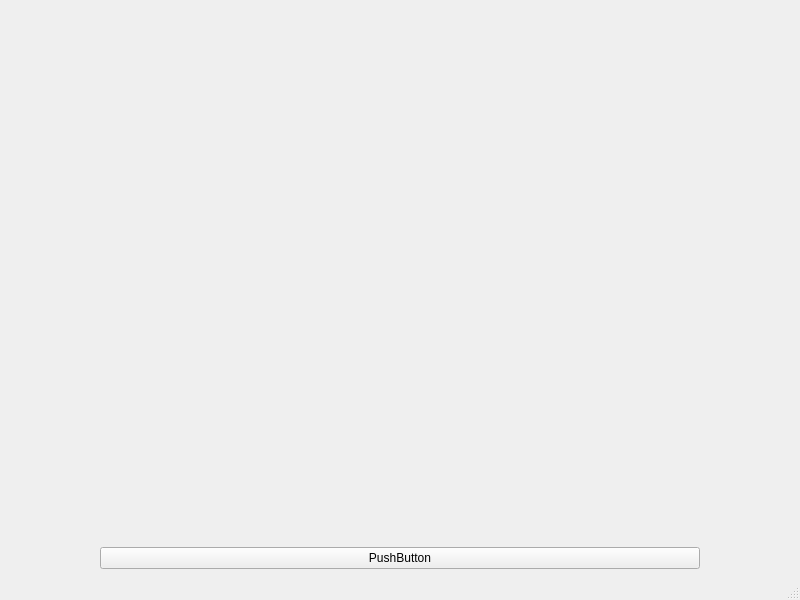
<?xml version="1.0" encoding="UTF-8"?>
<ui version="4.0">
 <class>MainWindow</class>
 <widget class="QMainWindow" name="MainWindow">
  <property name="geometry">
   <rect>
    <x>0</x>
    <y>0</y>
    <width>800</width>
    <height>600</height>
   </rect>
  </property>
  <property name="windowTitle">
   <string>MainWindow</string>
  </property>
  <widget class="QWidget" name="centralwidget">
   <layout class="QVBoxLayout" name="verticalLayout_2">
    <property name="leftMargin">
     <number>100</number>
    </property>
    <property name="rightMargin">
     <number>100</number>
    </property>
    <item>
     <spacer name="verticalSpacer">
      <property name="orientation">
       <enum>Qt::Vertical</enum>
      </property>
      <property name="sizeHint" stdset="0">
       <size>
        <width>20</width>
        <height>40</height>
       </size>
      </property>
     </spacer>
    </item>
    <item>
     <widget class="QPushButton" name="pushButton">
      <property name="text">
       <string>PushButton</string>
      </property>
     </widget>
    </item>
   </layout>
  </widget>
  <widget class="QMenuBar" name="menubar">
   <property name="geometry">
    <rect>
     <x>0</x>
     <y>0</y>
     <width>800</width>
     <height>21</height>
    </rect>
   </property>
  </widget>
  <widget class="QStatusBar" name="statusbar"/>
 </widget>
 <resources/>
 <connections/>
</ui>
